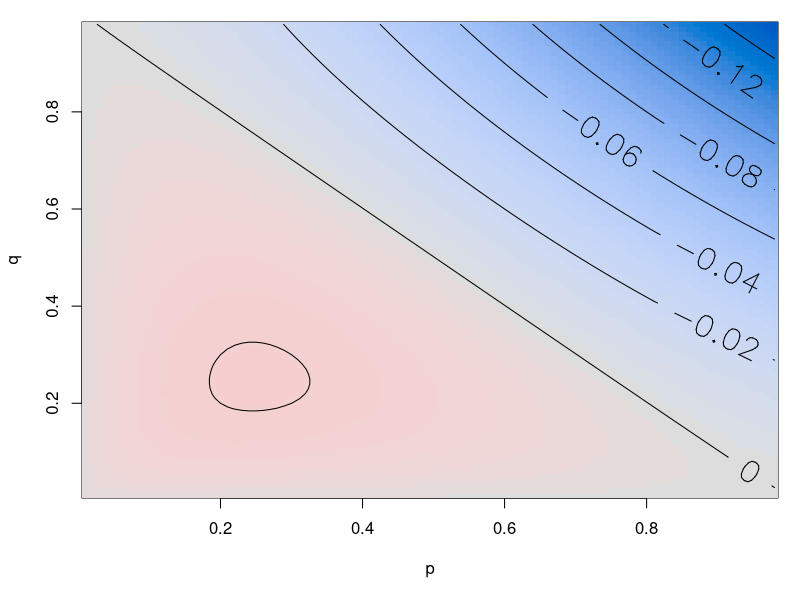
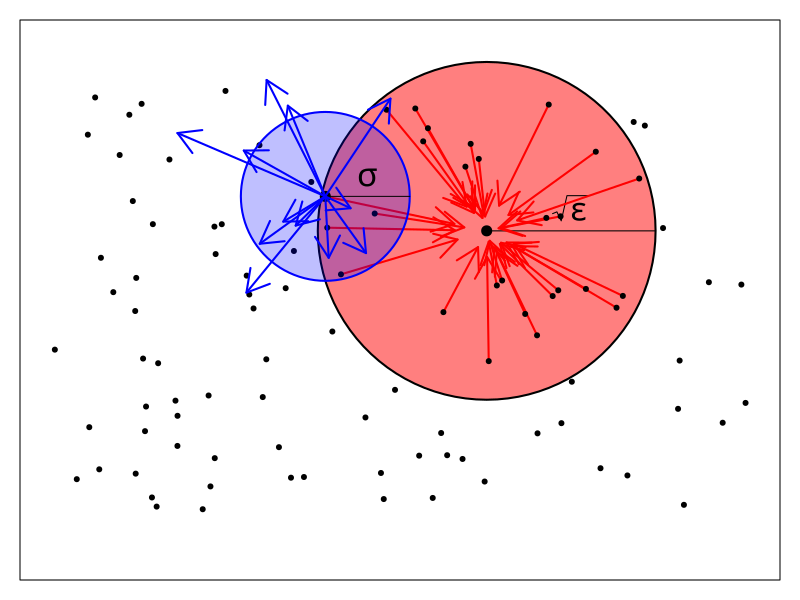
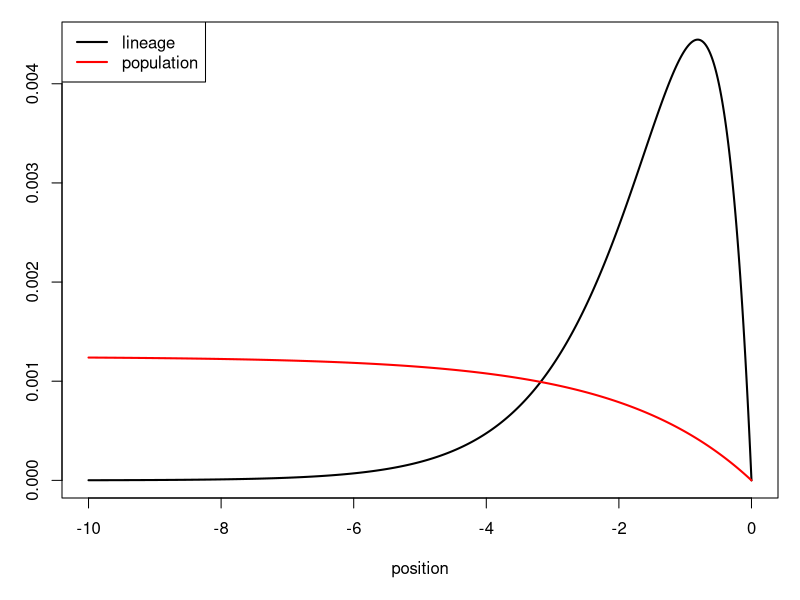
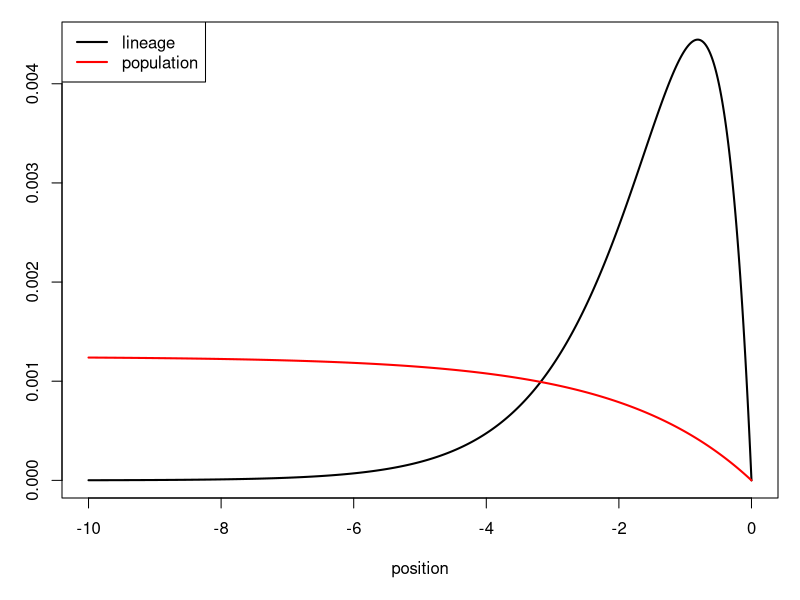

R code for these plots, in order:
##########
# sigma effective for big/small

d_varL <- function (p, q) {
    return(p * q * (1 - (p + q)) / (3 * (p + q)))
}

pqvals <- seq(0, 1, length.out=101)[2:99]
pq <- expand.grid(p=pqvals,
                  q=pqvals)
pq$dv <- d_varL(pq$p, pq$q)


png(file="bigsmall_dvar.png", width=64*7, height=64*7, res=64)
par(mar=c(5,4,1,1)+.1)
    cols <- colorspace::diverging_hcl(101,
      h = c(250, 10), c = 100, l = c(37, 88), power = c(0.7, 1.7))
    image(pqvals, pqvals, matrix(pq$dv, nrow=length(pqvals)),
          zlim=c(-1, 1) * max(abs(pq$dv)),
          col=cols, xlab='p', ylab='q')
    contour(pqvals, pqvals, matrix(pq$dv, nrow=length(pqvals)), add=TRUE,
            labcex=2)
dev.off()



##########
# diagram of continuous-space model

draw_circle <- function (xy, r, radius_label, ...) {
    xy <- unlist(xy)
    theta <- seq(0, 2*pi, length.out=101)
    polygon(xy[1] + r * cos(theta),
            xy[2] + r * sin(theta), ...)
    if (!missing(radius_label)) {
        segments(x0=xy[1], y0=xy[2], x1=xy[1] + r)
        text(xy[1] + r/2, xy[2], labels=radius_label, pos=3, cex=2)
    }
}

N <- 100
epsilon <- 0.4
sigma <- 0.2
H <- 1
W <- 5/3

set.seed(25)
xy <- data.frame(
            x=W * (runif(N) - 0.5),
            y=H * (runif(N) - 0.5)
        )

xy <- xy[order(xy$x^2 + xy$y^2),]

png(file="scales_diagram.png", width=144*5, height=144*3, res=144)
par(mar=c(1,1,1,1))
k <- 10
    plot(xy$x, xy$y, type='n',
         xlim=c(-1, 1) * W/2, ylim=c(-1, 1) * H/2,
         asp=1, xaxt='n', xlab='', yaxt='n', ylab='')
    draw_circle(xy[k,], epsilon, col=adjustcolor("red", 0.5), lwd=2, radius_label=expression(sqrt(epsilon)))
    points(xy[k,1], xy[k,2], cex=2, pch=20)
    in_circle <- setdiff(which((xy$x - xy[k,1])^2 + (xy$y - xy[k,2])^2 < epsilon^2), k)
    arrows(x0=xy$x[in_circle], y0=xy$y[in_circle],
           x1=0.8 * xy[k,1] + 0.2 * xy$x[in_circle],
           y1=0.8 * xy[k,2] + 0.2 * xy$y[in_circle],
           col='red', lwd=2)
    points(xy$x, xy$y, pch=20)
k <- 15
    n <- 12
    draw_circle(xy[k,], sigma, border="blue", col=adjustcolor("blue", 0.25), lwd=2, radius_label=expression(sigma))
    points(xy[k,1], xy[k,2], cex=2, pch=20)
    arrows(
        x0=xy[k,1], y0=xy[k,2],
        x1=xy[k,1] + rnorm(12, sd=sigma),
        y1=xy[k,2] + rnorm(12, sd=sigma),
        col='blue', lwd=2
    )
dev.off()


##########
# stationary distribution for lineages in the PME

xvals <- seq(-10, 0, length.out=1001)

# wavefront
w <- function (x) {
    y <- pmax(0, 1 - exp(x / 2))
    return(y / sum(y))
}

# stationary distribution for lineages
f <- function (x) {
    y <- exp(x) * (1 - exp(x/2))
    return(y / sum(y))
}

png(file='pme_dists.png', width=64*5, height=64*7, res=64)
par(mar=c(5,3,1,1)+.1)
    plot(xvals, f(xvals), type='l',
         ylab='', xlab='position', lwd=2)
    lines(xvals, w(xvals), col='red', lwd=2)
    legend("topleft", lty=1, lwd=2, col=c("black", "red"),
           legend=c("lineage", "population"))
dev.off()

pdf(file='pme_dists.pdf', width=5, height=7)
par(mar=c(5,3,1,1)+.1)
    plot(xvals, f(xvals), type='l',
         ylab='', xlab='position', lwd=2)
    lines(xvals, w(xvals), col='red', lwd=2)
    legend("topleft", lty=1, lwd=2, col=c("black", "red"),
           legend=c("lineage", "population"))
dev.off()
